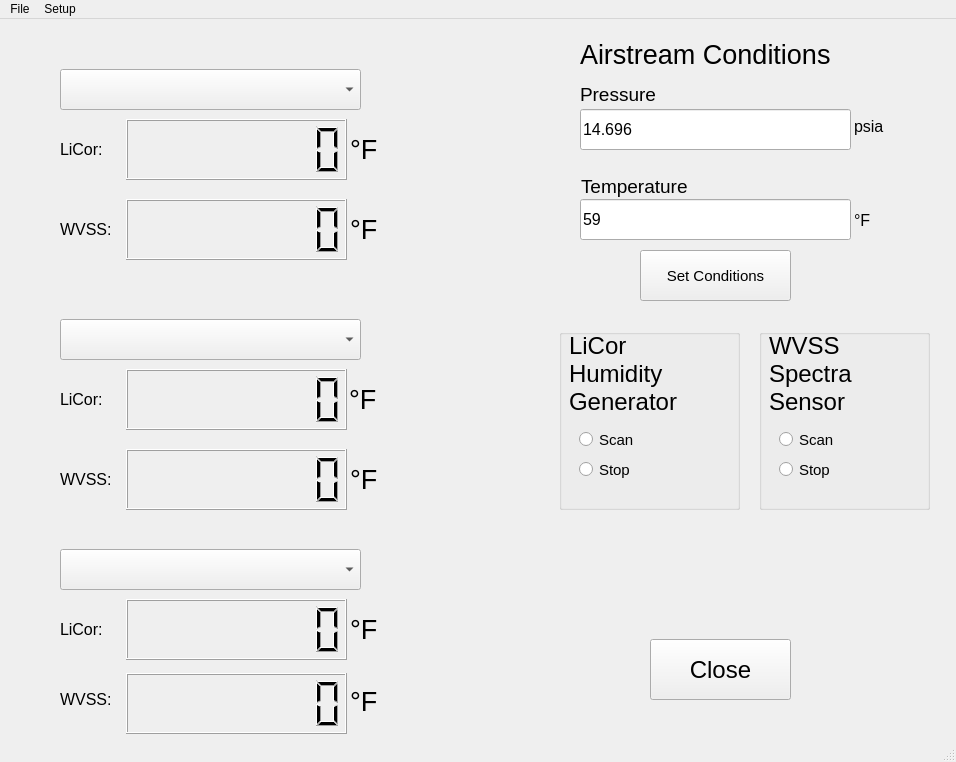
<?xml version="1.0" encoding="UTF-8"?>
<ui version="4.0">
 <class>MainWindow</class>
 <widget class="QMainWindow" name="MainWindow">
  <property name="geometry">
   <rect>
    <x>0</x>
    <y>0</y>
    <width>956</width>
    <height>762</height>
   </rect>
  </property>
  <property name="windowTitle">
   <string>Humidity Cart Calibration</string>
  </property>
  <widget class="QWidget" name="centralwidget">
   <widget class="QLCDNumber" name="HumGenLCD1">
    <property name="geometry">
     <rect>
      <x>126</x>
      <y>100</y>
      <width>221</width>
      <height>61</height>
     </rect>
    </property>
    <property name="smallDecimalPoint">
     <bool>false</bool>
    </property>
    <property name="digitCount">
     <number>8</number>
    </property>
    <property name="segmentStyle">
     <enum>QLCDNumber::Filled</enum>
    </property>
    <property name="intValue" stdset="0">
     <number>0</number>
    </property>
   </widget>
   <widget class="QLabel" name="HumGenUnits1">
    <property name="geometry">
     <rect>
      <x>350</x>
      <y>90</y>
      <width>231</width>
      <height>81</height>
     </rect>
    </property>
    <property name="font">
     <font>
      <family>Arial</family>
      <pointsize>20</pointsize>
     </font>
    </property>
    <property name="text">
     <string>°F</string>
    </property>
   </widget>
   <widget class="QLabel" name="HumGenUnits2">
    <property name="geometry">
     <rect>
      <x>349</x>
      <y>340</y>
      <width>231</width>
      <height>81</height>
     </rect>
    </property>
    <property name="font">
     <font>
      <family>Arial</family>
      <pointsize>20</pointsize>
     </font>
    </property>
    <property name="text">
     <string>°F</string>
    </property>
   </widget>
   <widget class="QLCDNumber" name="HumGenLCD2">
    <property name="geometry">
     <rect>
      <x>126</x>
      <y>350</y>
      <width>221</width>
      <height>61</height>
     </rect>
    </property>
    <property name="digitCount">
     <number>8</number>
    </property>
   </widget>
   <widget class="QComboBox" name="HumGenDDbox1">
    <property name="geometry">
     <rect>
      <x>60</x>
      <y>50</y>
      <width>301</width>
      <height>41</height>
     </rect>
    </property>
   </widget>
   <widget class="QComboBox" name="HumGenDDbox2">
    <property name="geometry">
     <rect>
      <x>60</x>
      <y>300</y>
      <width>301</width>
      <height>41</height>
     </rect>
    </property>
   </widget>
   <widget class="QLabel" name="HumGenUnits3">
    <property name="geometry">
     <rect>
      <x>350</x>
      <y>570</y>
      <width>231</width>
      <height>81</height>
     </rect>
    </property>
    <property name="font">
     <font>
      <family>Arial</family>
      <pointsize>20</pointsize>
     </font>
    </property>
    <property name="text">
     <string>°F</string>
    </property>
   </widget>
   <widget class="QLCDNumber" name="HumGenLCD3">
    <property name="geometry">
     <rect>
      <x>126</x>
      <y>580</y>
      <width>221</width>
      <height>61</height>
     </rect>
    </property>
    <property name="digitCount">
     <number>8</number>
    </property>
   </widget>
   <widget class="QComboBox" name="HumGenDDbox3">
    <property name="geometry">
     <rect>
      <x>60</x>
      <y>530</y>
      <width>301</width>
      <height>41</height>
     </rect>
    </property>
   </widget>
   <widget class="QLineEdit" name="PressureEdit">
    <property name="geometry">
     <rect>
      <x>580</x>
      <y>90</y>
      <width>271</width>
      <height>41</height>
     </rect>
    </property>
    <property name="font">
     <font>
      <pointsize>12</pointsize>
     </font>
    </property>
    <property name="text">
     <string>14.696</string>
    </property>
   </widget>
   <widget class="QLineEdit" name="TemperatureEdit">
    <property name="geometry">
     <rect>
      <x>580</x>
      <y>180</y>
      <width>271</width>
      <height>41</height>
     </rect>
    </property>
    <property name="font">
     <font>
      <pointsize>12</pointsize>
     </font>
    </property>
    <property name="text">
     <string>59</string>
    </property>
   </widget>
   <widget class="QLabel" name="PressureLabel">
    <property name="geometry">
     <rect>
      <x>580</x>
      <y>50</y>
      <width>211</width>
      <height>51</height>
     </rect>
    </property>
    <property name="font">
     <font>
      <pointsize>14</pointsize>
      <weight>50</weight>
      <bold>false</bold>
     </font>
    </property>
    <property name="text">
     <string>Pressure</string>
    </property>
   </widget>
   <widget class="QLabel" name="TemperatureLabel">
    <property name="geometry">
     <rect>
      <x>581</x>
      <y>142</y>
      <width>211</width>
      <height>51</height>
     </rect>
    </property>
    <property name="font">
     <font>
      <pointsize>14</pointsize>
     </font>
    </property>
    <property name="text">
     <string>Temperature</string>
    </property>
   </widget>
   <widget class="QLabel" name="PressureUnitLabel">
    <property name="geometry">
     <rect>
      <x>854</x>
      <y>82</y>
      <width>71</width>
      <height>51</height>
     </rect>
    </property>
    <property name="font">
     <font>
      <pointsize>12</pointsize>
     </font>
    </property>
    <property name="text">
     <string>psia</string>
    </property>
   </widget>
   <widget class="QLabel" name="TemperatureUnitLabel">
    <property name="geometry">
     <rect>
      <x>854</x>
      <y>176</y>
      <width>51</width>
      <height>51</height>
     </rect>
    </property>
    <property name="font">
     <font>
      <pointsize>12</pointsize>
     </font>
    </property>
    <property name="text">
     <string>°F</string>
    </property>
   </widget>
   <widget class="QPushButton" name="SetConditionsButton">
    <property name="geometry">
     <rect>
      <x>640</x>
      <y>231</y>
      <width>151</width>
      <height>51</height>
     </rect>
    </property>
    <property name="font">
     <font>
      <pointsize>11</pointsize>
     </font>
    </property>
    <property name="text">
     <string>Set Conditions</string>
    </property>
   </widget>
   <widget class="QPushButton" name="CloseButton">
    <property name="geometry">
     <rect>
      <x>650</x>
      <y>620</y>
      <width>141</width>
      <height>61</height>
     </rect>
    </property>
    <property name="font">
     <font>
      <pointsize>18</pointsize>
     </font>
    </property>
    <property name="text">
     <string>Close</string>
    </property>
   </widget>
   <widget class="QLabel" name="lcLabel1">
    <property name="geometry">
     <rect>
      <x>60</x>
      <y>110</y>
      <width>81</width>
      <height>41</height>
     </rect>
    </property>
    <property name="font">
     <font>
      <pointsize>12</pointsize>
     </font>
    </property>
    <property name="text">
     <string>LiCor:</string>
    </property>
   </widget>
   <widget class="QLabel" name="lcLabel2">
    <property name="geometry">
     <rect>
      <x>60</x>
      <y>360</y>
      <width>81</width>
      <height>41</height>
     </rect>
    </property>
    <property name="font">
     <font>
      <pointsize>12</pointsize>
     </font>
    </property>
    <property name="text">
     <string>LiCor:</string>
    </property>
   </widget>
   <widget class="QLabel" name="lcLabel3">
    <property name="geometry">
     <rect>
      <x>60</x>
      <y>590</y>
      <width>81</width>
      <height>41</height>
     </rect>
    </property>
    <property name="font">
     <font>
      <pointsize>12</pointsize>
     </font>
    </property>
    <property name="text">
     <string>LiCor:</string>
    </property>
   </widget>
   <widget class="QLabel" name="AirCondLabel">
    <property name="geometry">
     <rect>
      <x>580</x>
      <y>0</y>
      <width>371</width>
      <height>71</height>
     </rect>
    </property>
    <property name="font">
     <font>
      <pointsize>20</pointsize>
      <underline>false</underline>
     </font>
    </property>
    <property name="text">
     <string>Airstream Conditions</string>
    </property>
    <property name="textFormat">
     <enum>Qt::AutoText</enum>
    </property>
   </widget>
   <widget class="QGroupBox" name="LiCorGroupBox">
    <property name="geometry">
     <rect>
      <x>559</x>
      <y>310</y>
      <width>181</width>
      <height>181</height>
     </rect>
    </property>
    <property name="title">
     <string/>
    </property>
    <widget class="QRadioButton" name="StopButton">
     <property name="geometry">
      <rect>
       <x>20</x>
       <y>130</y>
       <width>99</width>
       <height>21</height>
      </rect>
     </property>
     <property name="font">
      <font>
       <pointsize>11</pointsize>
      </font>
     </property>
     <property name="text">
      <string>Stop</string>
     </property>
     <property name="autoExclusive">
      <bool>true</bool>
     </property>
    </widget>
    <widget class="QRadioButton" name="StartButton">
     <property name="geometry">
      <rect>
       <x>20</x>
       <y>100</y>
       <width>99</width>
       <height>21</height>
      </rect>
     </property>
     <property name="font">
      <font>
       <pointsize>11</pointsize>
      </font>
     </property>
     <property name="text">
      <string>Scan</string>
     </property>
    </widget>
    <widget class="QLabel" name="HumGenLabel">
     <property name="geometry">
      <rect>
       <x>10</x>
       <y>-6</y>
       <width>141</width>
       <height>101</height>
      </rect>
     </property>
     <property name="font">
      <font>
       <pointsize>18</pointsize>
       <underline>false</underline>
      </font>
     </property>
     <property name="text">
      <string>LiCor Humidity Generator</string>
     </property>
     <property name="textFormat">
      <enum>Qt::AutoText</enum>
     </property>
     <property name="wordWrap">
      <bool>true</bool>
     </property>
    </widget>
   </widget>
   <widget class="QGroupBox" name="WVSSgroupBox">
    <property name="geometry">
     <rect>
      <x>759</x>
      <y>310</y>
      <width>171</width>
      <height>181</height>
     </rect>
    </property>
    <property name="title">
     <string/>
    </property>
    <widget class="QRadioButton" name="WVSSstartButton">
     <property name="geometry">
      <rect>
       <x>20</x>
       <y>100</y>
       <width>82</width>
       <height>21</height>
      </rect>
     </property>
     <property name="font">
      <font>
       <pointsize>11</pointsize>
      </font>
     </property>
     <property name="text">
      <string>Scan</string>
     </property>
    </widget>
    <widget class="QRadioButton" name="WVSSstopButton">
     <property name="geometry">
      <rect>
       <x>20</x>
       <y>130</y>
       <width>82</width>
       <height>21</height>
      </rect>
     </property>
     <property name="font">
      <font>
       <pointsize>11</pointsize>
      </font>
     </property>
     <property name="text">
      <string>Stop</string>
     </property>
    </widget>
    <widget class="QLabel" name="WVSSLabel">
     <property name="geometry">
      <rect>
       <x>10</x>
       <y>-6</y>
       <width>121</width>
       <height>101</height>
      </rect>
     </property>
     <property name="font">
      <font>
       <pointsize>18</pointsize>
       <underline>false</underline>
      </font>
     </property>
     <property name="text">
      <string>WVSS Spectra Sensor</string>
     </property>
     <property name="textFormat">
      <enum>Qt::AutoText</enum>
     </property>
     <property name="wordWrap">
      <bool>true</bool>
     </property>
    </widget>
   </widget>
   <widget class="QLabel" name="ssLabel1">
    <property name="geometry">
     <rect>
      <x>60</x>
      <y>190</y>
      <width>81</width>
      <height>41</height>
     </rect>
    </property>
    <property name="font">
     <font>
      <pointsize>12</pointsize>
     </font>
    </property>
    <property name="text">
     <string>WVSS:</string>
    </property>
   </widget>
   <widget class="QLabel" name="ssLabel2">
    <property name="geometry">
     <rect>
      <x>60</x>
      <y>440</y>
      <width>81</width>
      <height>41</height>
     </rect>
    </property>
    <property name="font">
     <font>
      <pointsize>12</pointsize>
     </font>
    </property>
    <property name="text">
     <string>WVSS:</string>
    </property>
   </widget>
   <widget class="QLabel" name="ssLabel3">
    <property name="geometry">
     <rect>
      <x>60</x>
      <y>660</y>
      <width>81</width>
      <height>41</height>
     </rect>
    </property>
    <property name="font">
     <font>
      <pointsize>12</pointsize>
     </font>
    </property>
    <property name="text">
     <string>WVSS:</string>
    </property>
   </widget>
   <widget class="QLCDNumber" name="WVSSLCD1">
    <property name="geometry">
     <rect>
      <x>126</x>
      <y>180</y>
      <width>221</width>
      <height>61</height>
     </rect>
    </property>
    <property name="smallDecimalPoint">
     <bool>false</bool>
    </property>
    <property name="digitCount">
     <number>8</number>
    </property>
    <property name="segmentStyle">
     <enum>QLCDNumber::Filled</enum>
    </property>
    <property name="intValue" stdset="0">
     <number>0</number>
    </property>
   </widget>
   <widget class="QLCDNumber" name="WVSSLCD2">
    <property name="geometry">
     <rect>
      <x>126</x>
      <y>430</y>
      <width>221</width>
      <height>61</height>
     </rect>
    </property>
    <property name="smallDecimalPoint">
     <bool>false</bool>
    </property>
    <property name="digitCount">
     <number>8</number>
    </property>
    <property name="segmentStyle">
     <enum>QLCDNumber::Filled</enum>
    </property>
    <property name="intValue" stdset="0">
     <number>0</number>
    </property>
   </widget>
   <widget class="QLCDNumber" name="WVSSLCD3">
    <property name="geometry">
     <rect>
      <x>126</x>
      <y>654</y>
      <width>221</width>
      <height>61</height>
     </rect>
    </property>
    <property name="smallDecimalPoint">
     <bool>false</bool>
    </property>
    <property name="digitCount">
     <number>8</number>
    </property>
    <property name="segmentStyle">
     <enum>QLCDNumber::Filled</enum>
    </property>
    <property name="intValue" stdset="0">
     <number>0</number>
    </property>
   </widget>
   <widget class="QLabel" name="WVSSUnits1">
    <property name="geometry">
     <rect>
      <x>350</x>
      <y>170</y>
      <width>231</width>
      <height>81</height>
     </rect>
    </property>
    <property name="font">
     <font>
      <family>Arial</family>
      <pointsize>20</pointsize>
     </font>
    </property>
    <property name="text">
     <string>°F</string>
    </property>
   </widget>
   <widget class="QLabel" name="WVSSUnits2">
    <property name="geometry">
     <rect>
      <x>350</x>
      <y>420</y>
      <width>231</width>
      <height>81</height>
     </rect>
    </property>
    <property name="font">
     <font>
      <family>Arial</family>
      <pointsize>20</pointsize>
     </font>
    </property>
    <property name="text">
     <string>°F</string>
    </property>
   </widget>
   <widget class="QLabel" name="WVSSUnits3">
    <property name="geometry">
     <rect>
      <x>350</x>
      <y>642</y>
      <width>231</width>
      <height>81</height>
     </rect>
    </property>
    <property name="font">
     <font>
      <family>Arial</family>
      <pointsize>20</pointsize>
     </font>
    </property>
    <property name="text">
     <string>°F</string>
    </property>
   </widget>
  </widget>
  <widget class="QMenuBar" name="menubar">
   <property name="geometry">
    <rect>
     <x>0</x>
     <y>0</y>
     <width>956</width>
     <height>21</height>
    </rect>
   </property>
   <widget class="QMenu" name="menuSetup">
    <property name="title">
     <string>Setup</string>
    </property>
    <addaction name="menuLiCor"/>
    <addaction name="menuWVSS"/>
   </widget>
   <widget class="QMenu" name="menuFile">
    <property name="title">
     <string>File</string>
    </property>
    <addaction name="actionRecord"/>
   </widget>
   <addaction name="menuFile"/>
   <addaction name="menuSetup"/>
  </widget>
  <widget class="QStatusBar" name="statusbar"/>
  <action name="menuLiCor">
   <property name="text">
    <string>LiCor</string>
   </property>
  </action>
  <action name="menuWVSS">
   <property name="text">
    <string>WVSS</string>
   </property>
  </action>
  <action name="actionRecord">
   <property name="text">
    <string>Record</string>
   </property>
  </action>
 </widget>
 <resources/>
 <connections/>
</ui>
